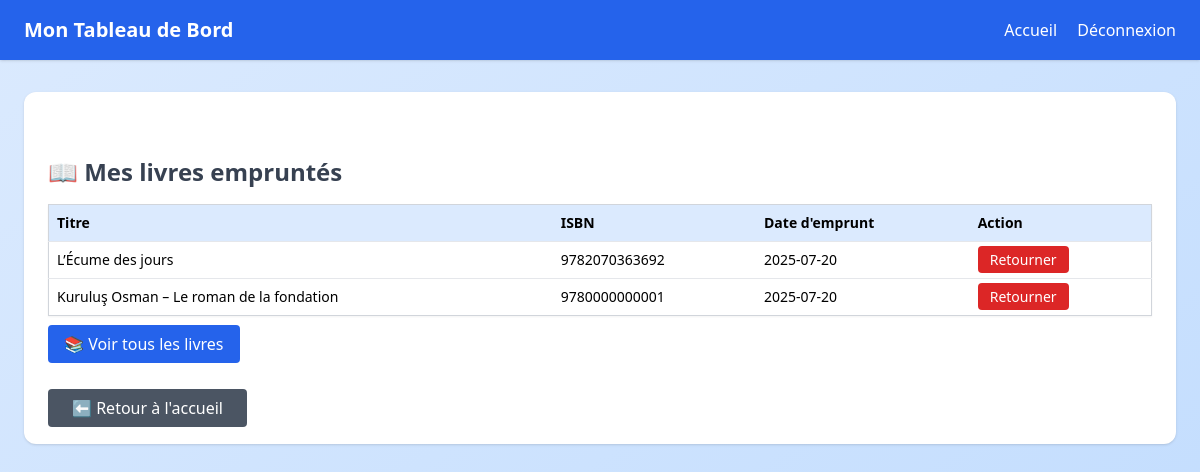
The page /dashboard.php (signed in) on the database as committed earlier.
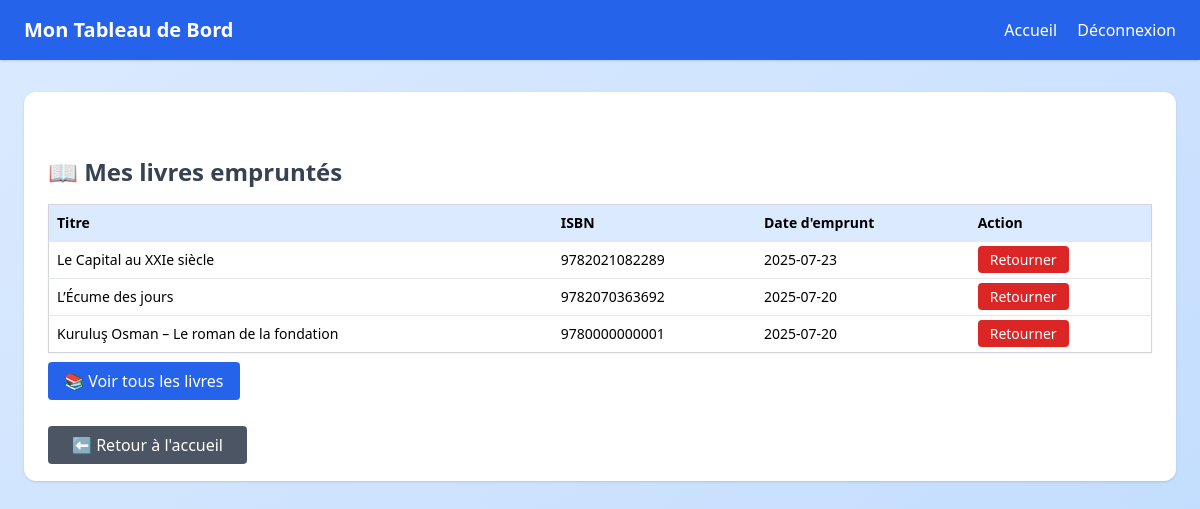
The same page on the database as committed later.
### tables this page shows
CREATE TABLE IF NOT EXISTS `emprunts` (
  `id` int NOT NULL AUTO_INCREMENT,
  `livre_id` int NOT NULL,
  `utilisateur_id` int NOT NULL,
  `date_emprunt` date NOT NULL,
  `date_retour_prevue` date GENERATED ALWAYS AS ((`date_emprunt` + interval 28 day)) STORED,
  `date_retour_reelle` date DEFAULT NULL,
  `statut_emprunt` enum('actif','retourné','en retard') NOT NULL,
  PRIMARY KEY (`id`),
  KEY `livre_id` (`livre_id`),
  KEY `utilisateur_id` (`utilisateur_id`)
);

CREATE TABLE IF NOT EXISTS `livres` (
  `id` int NOT NULL AUTO_INCREMENT,
  `titre` varchar(255) NOT NULL,
  `isbn` varchar(13) NOT NULL,
  `annee_publication` year NOT NULL,
  `resume` text,
  `nombre_exemplaires_total` int NOT NULL,
  `nombre_exemplaires_disponibles` int NOT NULL,
  `auteur_id` int DEFAULT NULL,
  `categorie_id` int DEFAULT NULL,
  `utilisateur_id` int DEFAULT NULL,
  `nombre_exemplaires` int NOT NULL DEFAULT '0',
  `description` text,
  PRIMARY KEY (`id`),
  UNIQUE KEY `isbn` (`isbn`),
  KEY `fk_auteur` (`auteur_id`),
  KEY `fk_categorie` (`categorie_id`),
  KEY `fk_utilisateur` (`utilisateur_id`)
);

### dashboard.php (the view, shortened to what this page needs)
<?php
require_once 'includes/config.php';
$user_id = $_SESSION['utilisateur_id'];
$user_role = $_SESSION['role'];
try {
    $mes_emprunts = [];
    if ($user_role === 'lecteur') {
        $stmt_emprunts = $pdo->prepare("
            SELECT e.id AS emprunt_id, l.titre, l.isbn, e.date_emprunt
            FROM emprunts e
            JOIN livres l ON e.livre_id = l.id
            WHERE e.utilisateur_id = :user_id AND e.statut_emprunt = 'actif'
            ORDER BY e.date_emprunt DESC
        ");
        $stmt_emprunts->execute(['user_id' => $user_id]);
        $mes_emprunts = $stmt_emprunts->fetchAll();
    }
} catch (PDOException $e) {
    die("Erreur : " . $e->getMessage());
}
?>
<!DOCTYPE html>
<html lang="fr">
<head>
    <script src="https://cdn.tailwindcss.com"></script>
</head>
<body class="bg-gradient-to-br from-blue-100 to-blue-200 min-h-screen">
<header class="bg-blue-600 text-white px-6 py-4 flex justify-between items-center shadow">
    <h1 class="text-xl font-semibold">Mon Tableau de Bord</h1>
    <nav class="space-x-4">
        <a href="index.php" class="hover:underline font-medium">Accueil</a>
        <a href="logout.php" class="hover:underline font-medium">Déconnexion</a>
    </nav>
</header>
<main class="max-w-6xl mx-auto mt-8 p-6 bg-white rounded-xl shadow">
    <?php if ($user_role === 'lecteur'): ?>
        <div class="mt-10">
            <h2 class="text-2xl font-bold text-gray-700 mb-4">📖 Mes livres empruntés</h2>
            <?php if (empty($mes_emprunts)): ?>
                <p class="text-gray-600">Vous n'avez actuellement aucun livre emprunté.</p>
            <?php else: ?>
                <table class="w-full text-left border border-gray-300 text-sm shadow-sm">
                    <thead class="bg-blue-100">
                        <tr>
                            <th class="p-2">Titre</th>
                            <th class="p-2">ISBN</th>
                            <th class="p-2">Date d'emprunt</th>
                            <th class="p-2">Action</th>
                        </tr>
                    </thead>
                    <tbody>
                        <?php foreach ($mes_emprunts as $emprunt): ?>
                            <tr class="border-t">
                                <td class="p-2"><?= htmlspecialchars($emprunt['titre']) ?></td>
                                <td class="p-2"><?= htmlspecialchars($emprunt['isbn']) ?></td>
                                <td class="p-2"><?= htmlspecialchars($emprunt['date_emprunt']) ?></td>
                                <td class="p-2">
                                    <a href="borrows/return.php?emprunt_id=<?= $emprunt['emprunt_id'] ?>"
                                       class="bg-red-600 text-white px-3 py-1 rounded hover:bg-red-700">
                                        Retourner
                                    </a>
                                </td>
                            </tr>
                        <?php endforeach; ?>
                    </tbody>
                </table>
            <?php endif; ?>
            <div class="mt-4">
                <a href="gerer_livres.php" class="bg-blue-600 text-white px-4 py-2 rounded hover:bg-blue-700">
                    📚 Voir tous les livres
                </a>
            </div>
        </div>
    <?php endif; ?>
    <div class="mt-10">
        <a href="index.php" class="bg-gray-600 text-white px-6 py-2 rounded hover:bg-gray-700 transition">
            ⬅️ Retour à l'accueil
        </a>
    </div>
</main>
</body>
</html>

Rows that differ between the two databases and show on the page:
added emprunts: livre.titre "Le Capital au XXIe siècle", livre.isbn "9782021082289", date_emprunt "2025-07-23"
